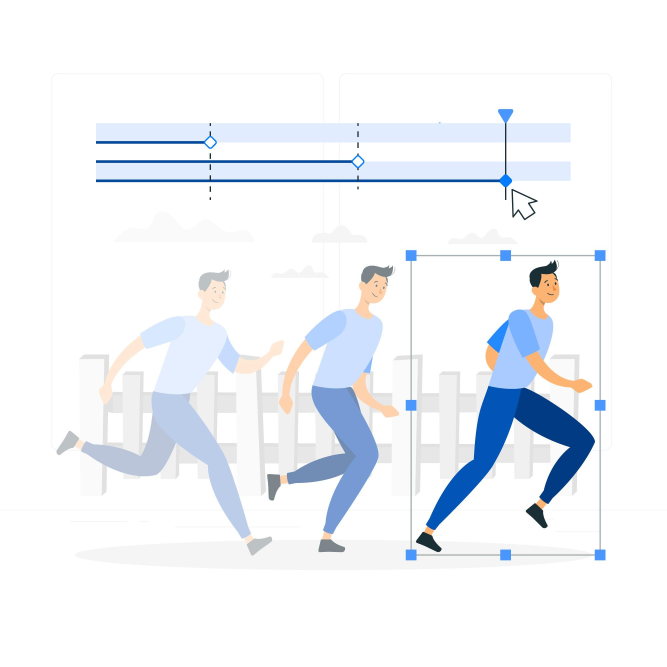
#> input picture images/4025097.jpg, 2000 x 2000 px (shown at 1/3 size)
$ python -i pre_processing.py   (imports and definitions only)
#> lines starting #> are read from the running program, lines starting #| are printed output that depends on the picture
import os
import cv2
import numpy as np
import matplotlib.pyplot as plt

def multiplyNumb(numbA,numbB):
    numbC = numbA + numbB
    return numbC


# [8 lines left out: function load_images_from_folder, not called in this run]

def findObject(frame):
    x, y, w, h = cv2.boundingRect(frame)#[1]
    img = frame[y:y+h,x:x+w]#[2]
    return img,h,w

def findObjectAndFillingHole(frame):
    img,h,w = findObject(frame)#[1]
    kernel1 = np.ones((3,3), np.uint8)#[2]
    kernel2 = np.ones((5,5), np.uint8)#[3]
    res = cv2.dilate(img, kernel=kernel2, iterations=1)#[4]
    res = cv2.erode(res, kernel=kernel2, iterations=1)#[5]
    return res,h,w


# [88 lines left out: functions normalize_height, manual_bounding_rect, cut_upper, cut_upper_body, found_shift, center_subject, not called in this run]


def is_black_image(frame):
    # Mengecek apakah semua piksel di dalam gambar bernilai 0 (gambar hitam)
    return np.all(frame == 0)

# [23 lines left out: function normalize_silhouettes, not called in this run]

>>> import cv2
>>> picture = cv2.imread('images/4025097.jpg', cv2.IMREAD_GRAYSCALE)
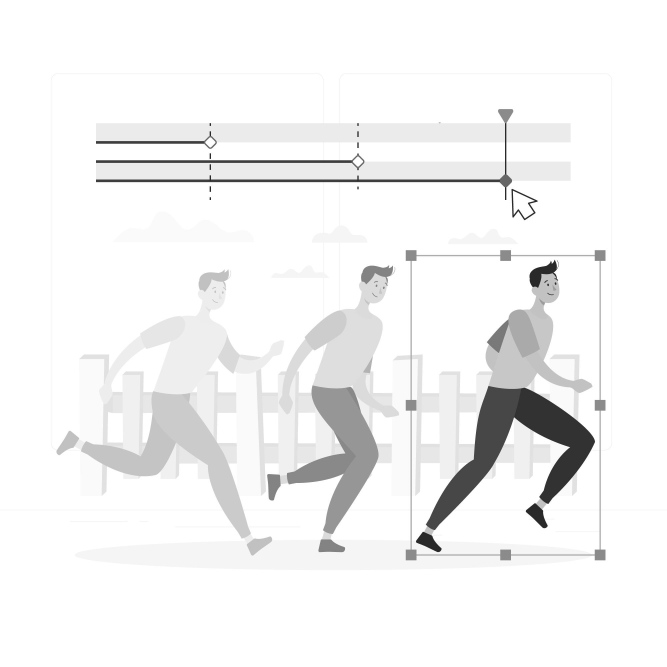
#> picture: shape (2000, 2000) (shown at 1/3 size); min 6, max 255, mean 243.3
>>> result = findObjectAndFillingHole(picture)
#> in findObject, `x, y, w, h = cv2.boundingRect(frame)#[1]`: x = 0; w = 2000
#> in findObjectAndFillingHole, `res = cv2.dilate(img, kernel=kernel2, iterations=1)#[4]`:
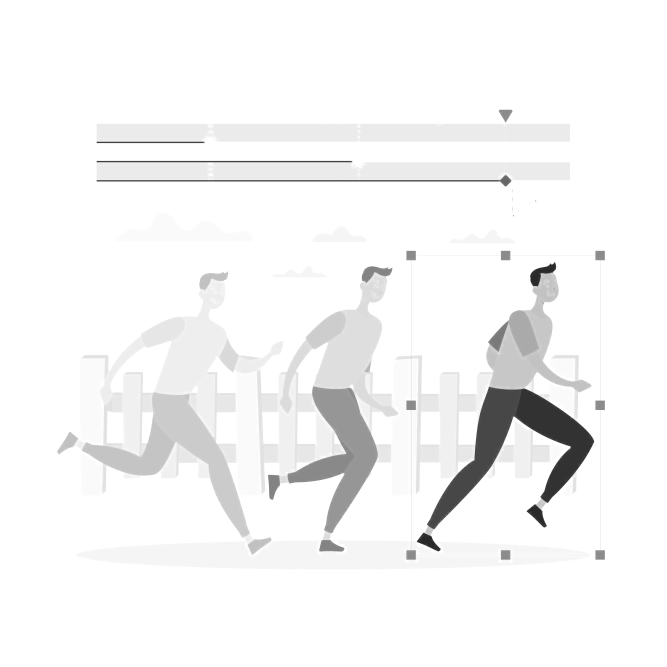
#> res: shape (2000, 2000) (shown at 1/3 size); min 41, max 255, mean 245.3
